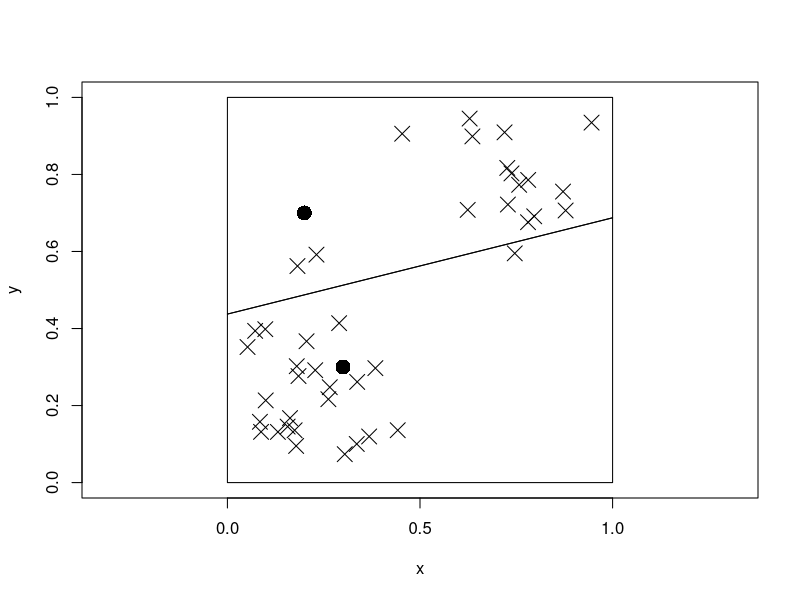
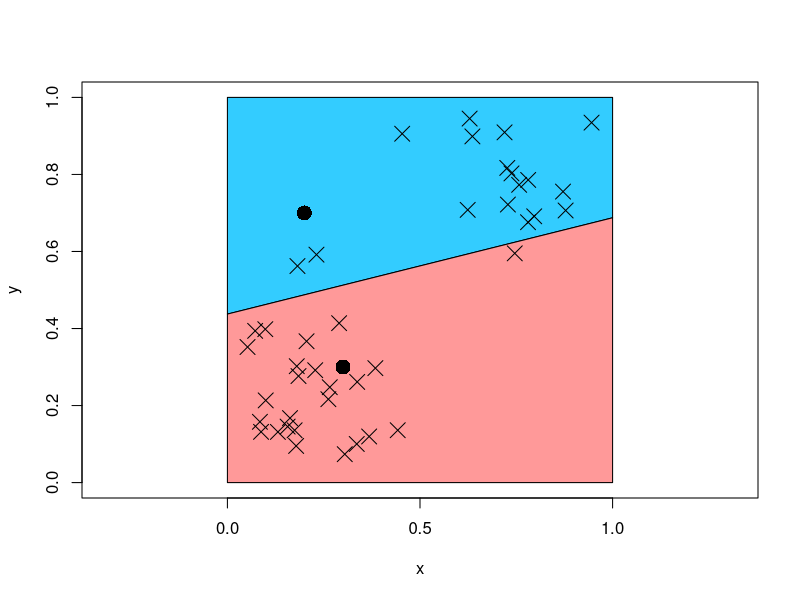
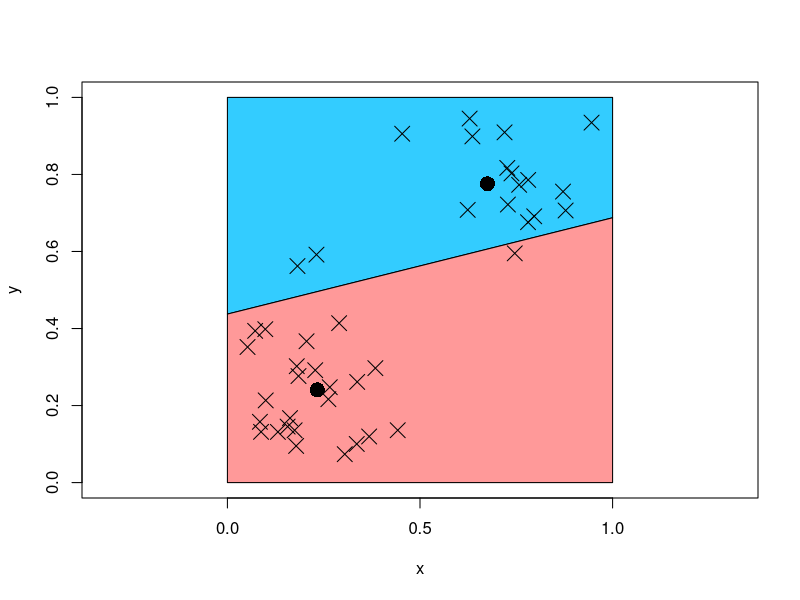
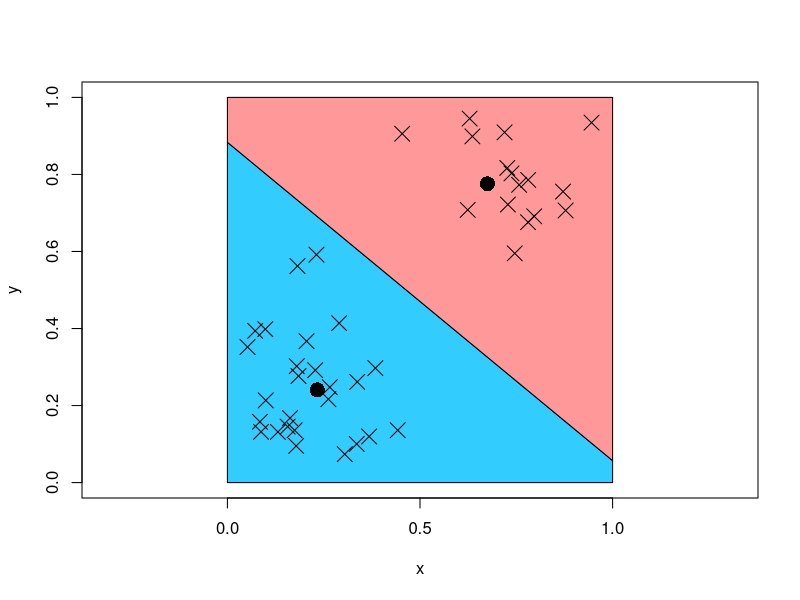
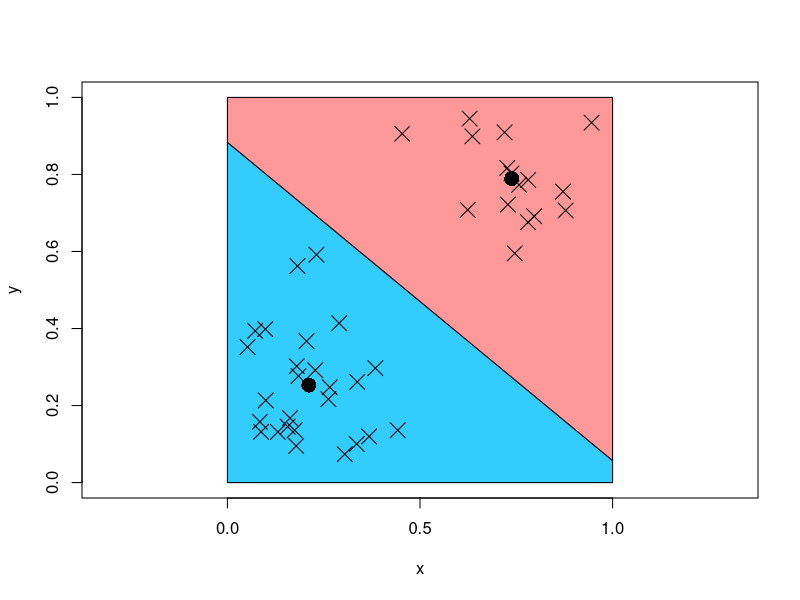
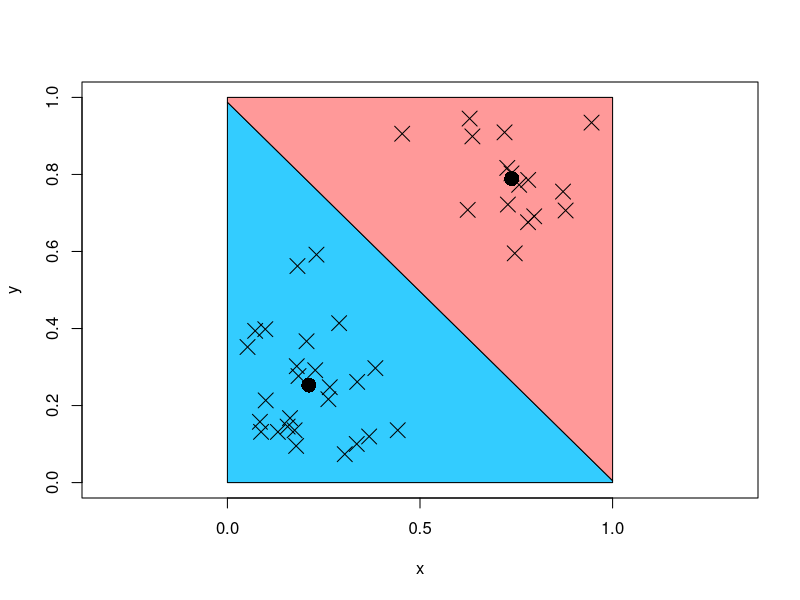
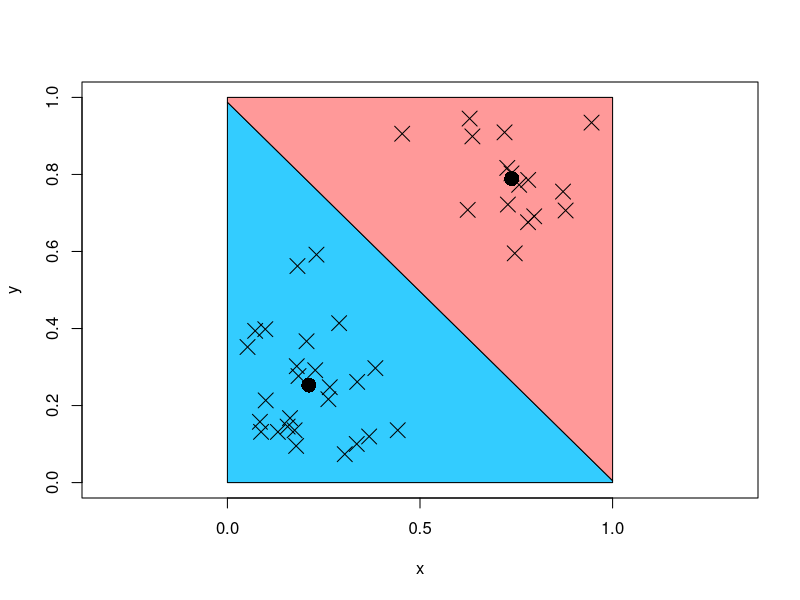

Source code (R) for these figures, in order:
library(deldir)

# set graphical parameters
default.par <- par(mar = c(5, 4, 4, 2) + 0.1, ask=FALSE)
par(mar=rep(0,4))
on.exit(par(default.par))


########################################
# Setup
########################################
set.seed(28)

# number of clusters
nc = 2

# set true cluster centers
xc <- sample(seq(0.2, 0.8, by=0.1), 2)
yc <- sample(seq(0.2, 0.8, by=0.1), 2)

# generate points based on true centers
np = 30 # no of points
xp <- NULL
yp <- NULL
for (i in 1:nc) {
  xp <- c(xp, rnorm(np, mean = xc[i], sd = 0.15))
  yp <- c(yp, rnorm(np, mean = yc[i], sd = 0.15))
}
# remove points outside plotting region
xp[xp < 0.05 | xp > 0.95] = NA
yp[yp < 0.05 | yp > 0.95] = NA



########################################
# Iteration
########################################
set.seed(234)

# set random pseudo-center
xpc <- sample(seq(0.2, 0.8, by=0.1), 2)
ypc <- sample(seq(0.2, 0.8, by=0.1), 2)

# plot points and intial pseudo-centers
dummy = deldir(xpc,ypc, dpl=list(ndx=1,ndy=0), rw=c(0,1,0,1))
plot(tile.list(dummy), pch=NA, close = TRUE)  # voronoi boundaries
points(xp,yp, pch=4, cex=2) # points
points(xpc,ypc, pch=16, asp=1, cex=2) # centers


par(ask=TRUE) # pause each time plot is generated
# start iteration
for (i in 1:5)  {
  
  # assign points to clusters
  z <- deldir(xpc, ypc, rw=c(0,1,0,1))
  w <- tile.list(z)
  
  
  # plot pseudo-centers and points with boundaries colored
  plot(w, pch=NA, fillcol = c("#33ccff", "#ff9999"), close = TRUE)  # voronoi boundaries
  points(xpc,ypc, pch=16, cex=2) # centers
  points(xp,yp, pch=4, cex=2) # points
  
  
  # re-assign cluster members
  cluster <-  NA
  boundary <-  (z$dirsgs$y2 - z$dirsgs$y1) * xp + z$dirsgs$y1
  cluster[yp > boundary] = 2
  cluster[yp <= boundary] = 1
  
  # re-locate cluster center
  xpcnew <- xpc
  ypcnew <- ypc
  
  for (i in 1:2)  {
    xpcnew[i] <- mean(xp[cluster==i], na.rm = T)
    ypcnew[i] <- mean(yp[cluster==i], na.rm = T)
  }
  
  # plot new cluster center with old boundaries
  plot(w, pch=NA, fillcol = c("#33ccff", "#ff9999"), close = TRUE)  # voronoi boundaries
  points(xpcnew,ypcnew, pch=16, cex=2) # centers
  points(xp,yp, pch=4, cex=2) # points
  
  # stop the iteration if cluster centers have stabilized
  if (all(xpcnew != xpc) & all(xpcnew != xpc))  {
    xpc <- xpcnew
    ypc <- ypcnew
  } else break;
  
}
